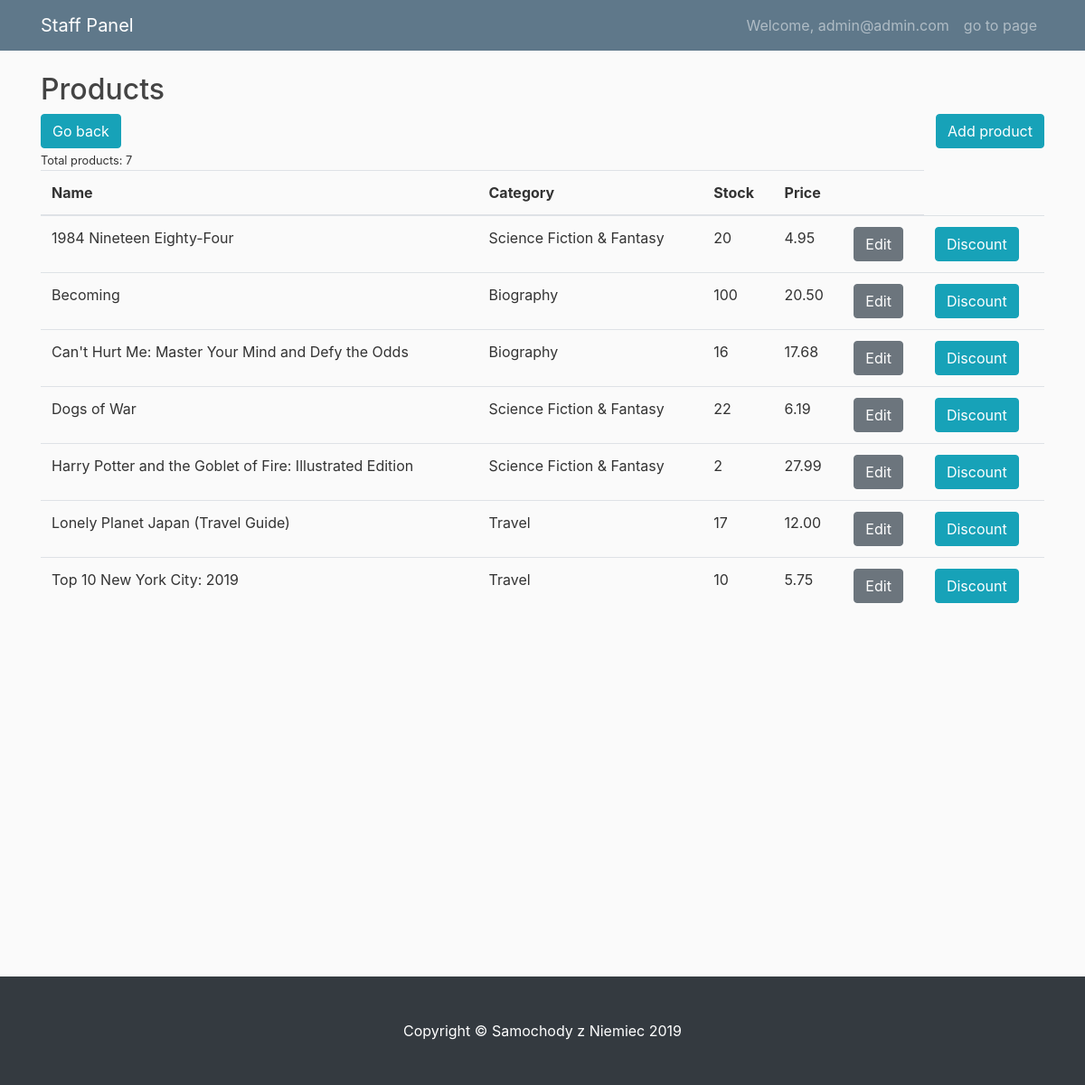
Page /staff/product_list (signed in) on the earlier database version.
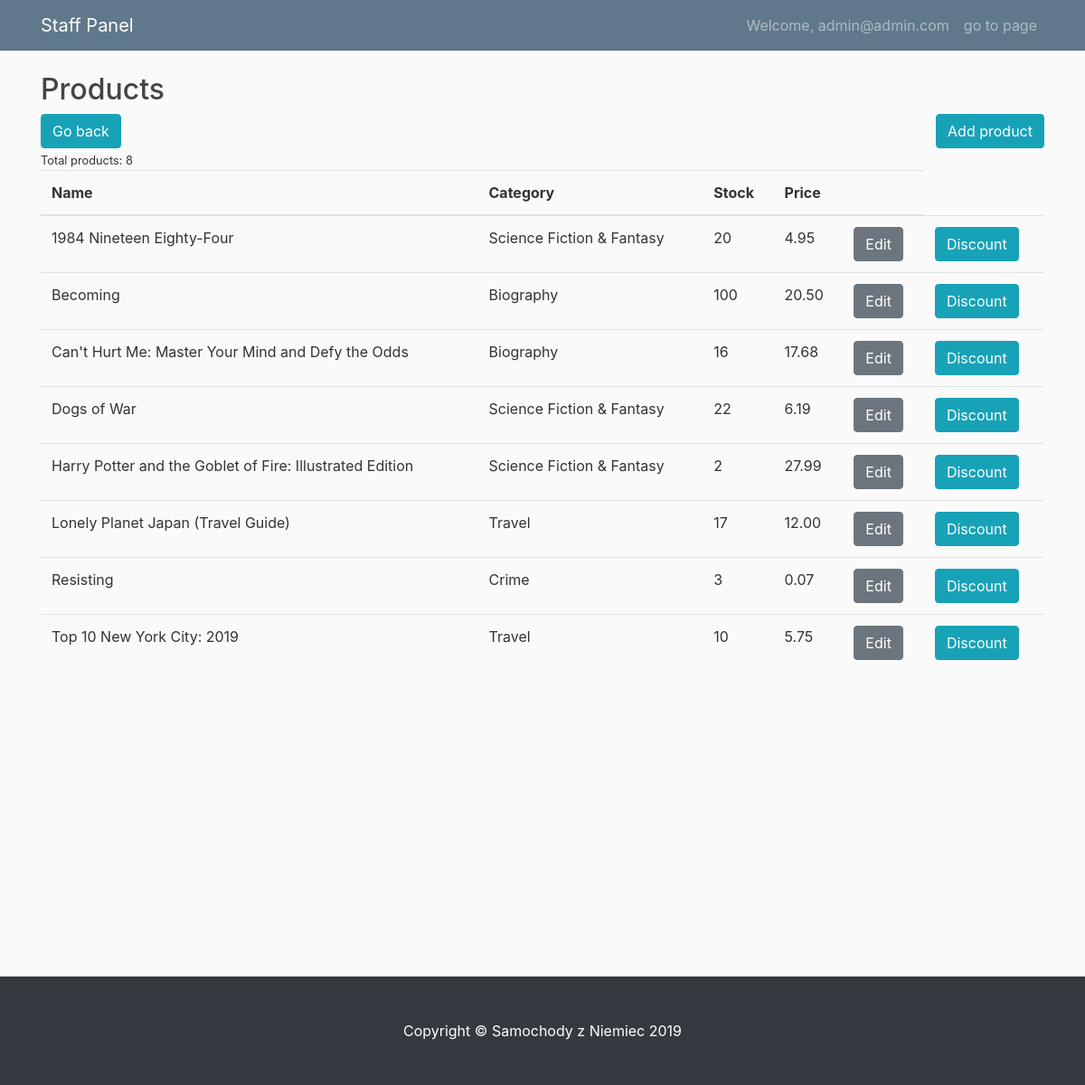
Same page on the later database version.
### shop/models.py (models this page shows, shortened)
class Product(models.Model):
    name = models.CharField(max_length=100, db_index=True)
    slug = models.SlugField(max_length=150, db_index=True)
    description = models.TextField()
    original_price = models.DecimalField(max_digits=10, decimal_places=2)
    stock = models.PositiveIntegerField()
    available = models.BooleanField(default=True)
    created = models.DateTimeField(auto_now_add=True)
    updated = models.DateTimeField(auto_now=True)
    category = models.ForeignKey(
        Category, on_delete=models.SET_NULL, null=True, blank=True
    )
    total_rating = models.DecimalField(max_digits=3, decimal_places=2, default=0)
    count_rating = models.PositiveIntegerField(default=0)
    likes = models.IntegerField(default=0)
    @property
    def price(self):
        discount = self._get_most_recent_discount()
        return (
            round(self._get_discount_price(discount.discount_percent), 2)
            if discount
            else self.original_price
        )
    class Meta:
        ordering = ("name",)
    def _get_most_recent_discount(self):
        discounts = self.discounts.all()
        active_discounts = [x for x in discounts if x.is_active]
        active_discounts.sort(key=attrgetter("start_time"), reverse=True)
        if active_discounts:
            return active_discounts[0]
        else:
            return None

class Category(models.Model):
    name = models.CharField(max_length=30, unique=True)
    def __str__(self):
        return self.name

class ProductDiscount(models.Model):
    product = models.ForeignKey(
        Product, on_delete=models.DO_NOTHING, null=False, related_name="discounts"
    )
    discount_percent = models.PositiveIntegerField(default=0)
    start_time = models.DateTimeField()
    end_time = models.DateTimeField()
    category_discount = models.ForeignKey(
        CategoryDiscount, on_delete=models.CASCADE, null=True
    )
    @property
    def is_active(self):
        now = timezone.now()
        return self.start_time < now and self.end_time > now

### staff/decorators.py (the view)
    def wrap(request, *args, **kwargs):
        if request.user.is_authenticated and request.user.is_staff:
            return func(request, *args, **kwargs)
        elif request.user.is_authenticated:
            return redirect("shop:index")
        else:
            return redirect("account:login")

### cart/context_processors.py (called while the page is built)
def cart(request):
    return {'cart': Cart(request)}

### staff/templates/staff/product_list.html
{% extends 'staff/base.html' %}
{% load crispy_forms_tags %}
{% block content %}
<div class="row">
    <div class="col">
        <div>
            <h2>Products</h2>
            <div class="row">
                <div class="col">
                    <a href="{% url 'staff:panel' %}" class="btn btn-info">Go back</a>
                </div>
                <div class="col text-right">
                    <a href="{%url 'staff:add_product'%}" class="btn btn-info">Add product</a>
                </div>
            </div>
        </div>
        {% with products.count as total_products %}
        <small>Total products: {{total_products}} </small>
        {% endwith%}
        <table class="table table-hover">
            <thead>
                <tr>
                    <th scope="col">Name</th>
                    <th scope="col">Category</th>
                    <th scope="col">Stock</th>
                    <th scope="col">Price</th>
                    <th scope="col"></th>
                </tr>
            </thead>
            <tbody>
                {% for product in products%}
                <tr>
                    <td>{{product.name}} </td>
                    <td>{{product.category}}</td>
                    <td>{{product.stock}}</td>
                    <td>{{product.price}}</td>
                    <td><a href="{%url 'staff:update_product' pk=product.pk%}" class="btn btn-secondary">Edit</a></td>
                    <td><a href="{%url 'staff:discount_product' pk=product.pk%}" class="btn btn-info">Discount</a></td>
                </tr>
                {% endfor %}
            </tbody>
        </table>
    </div>
</div>
{% endblock %}

Differences in the rows shown:
added Product: name "Resisting", category "Crime", stock "3", price "0.07"
Other differences:
{{ total_products }}: "7" → "8"
